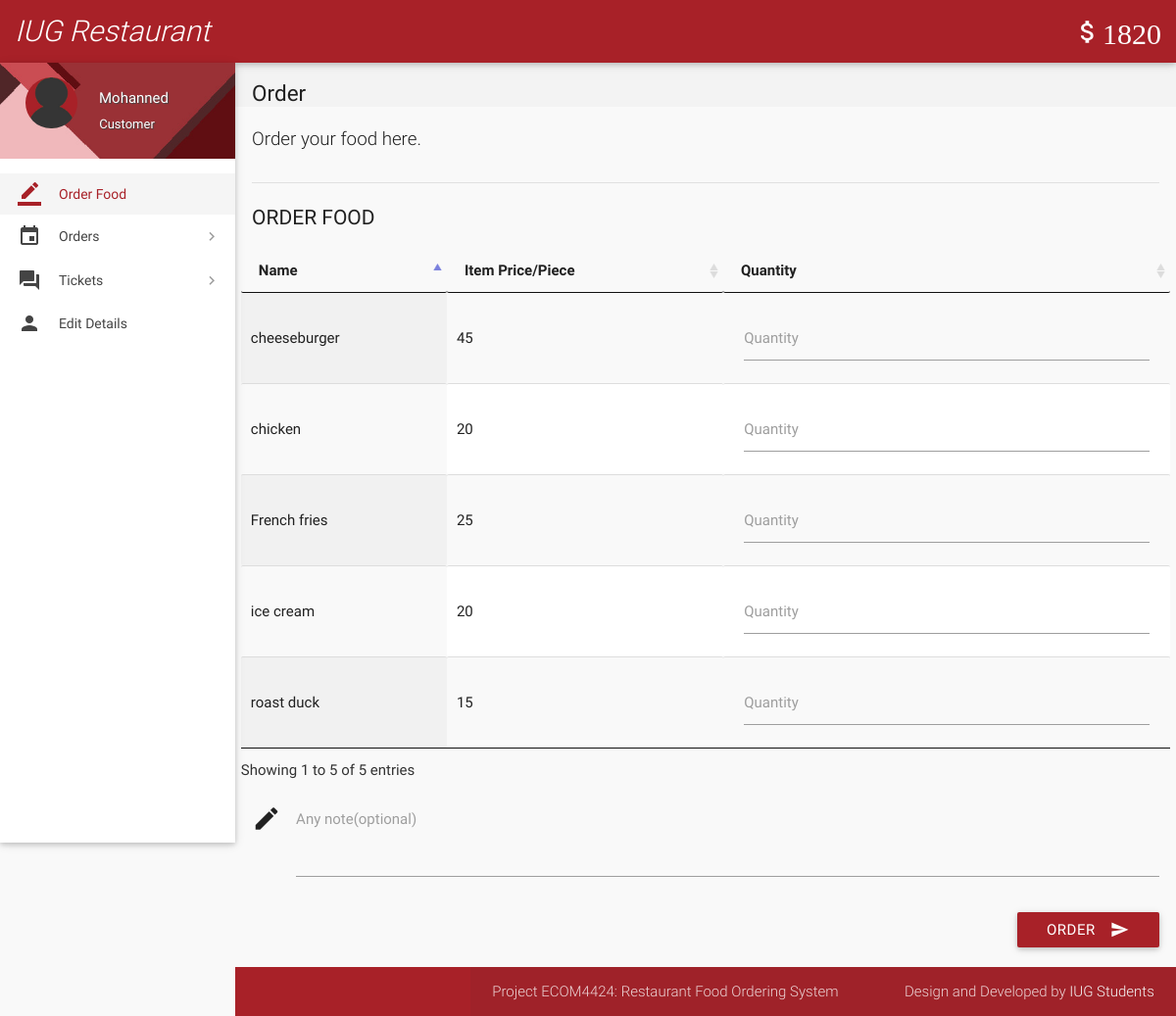
Page /index.php (signed in) on the earlier database version.
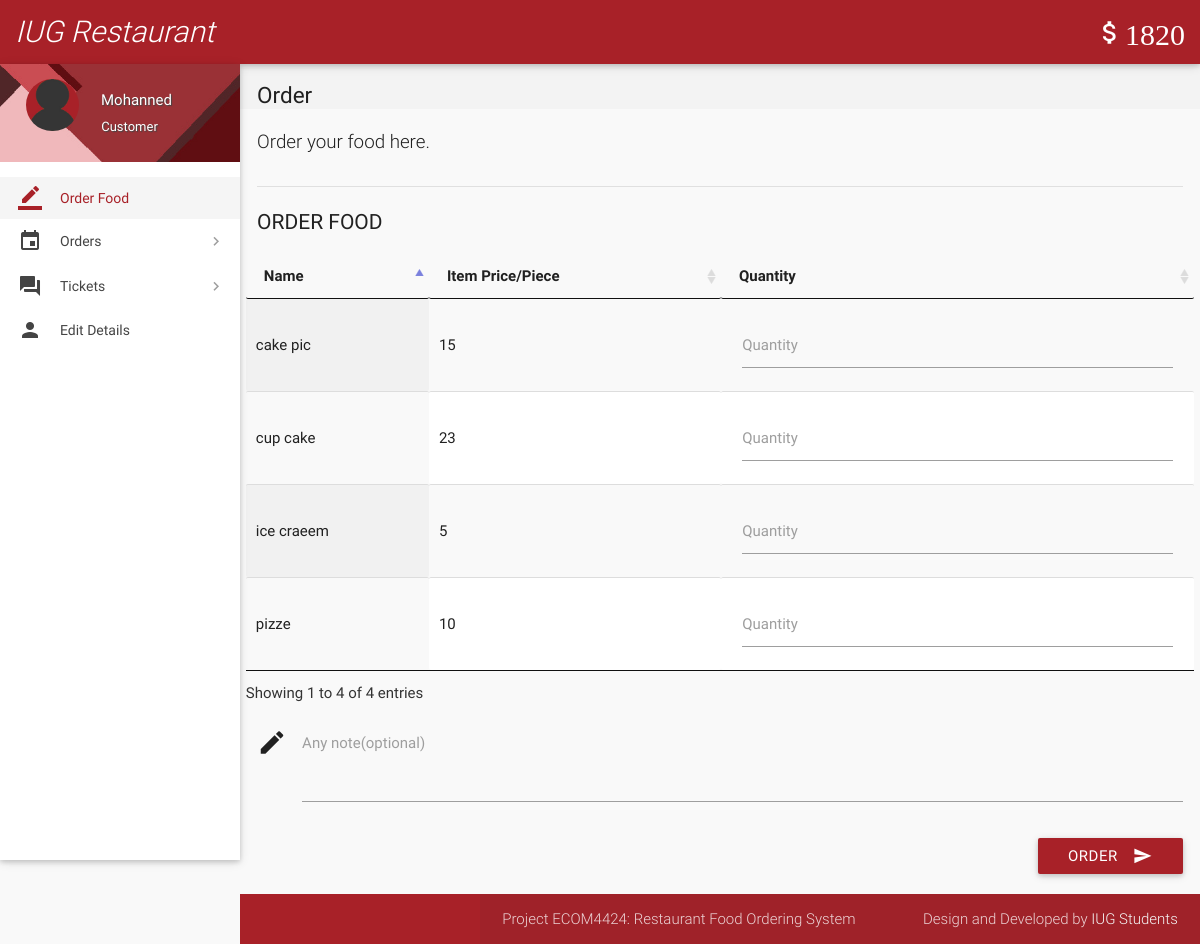
Same page on the later database version.
### tables this page shows
CREATE TABLE `wallet_details` (
  `id` int(11) NOT NULL,
  `wallet_id` int(11) NOT NULL,
  `number` varchar(16) NOT NULL,
  `cvv` int(3) NOT NULL,
  `balance` int(11) NOT NULL DEFAULT 2000
);

CREATE TABLE `items` (
  `id` int(11) NOT NULL,
  `name` varchar(20) NOT NULL,
  `price` int(11) NOT NULL,
  `deleted` tinyint(4) NOT NULL DEFAULT 0
);

### includes/wallet.php (called while the page is built)
<?php
$user_id=$_SESSION['user_id'];
$sql = mysqli_query($con, "SELECT * FROM wallet where customer_id = $user_id");
while($row1 = mysqli_fetch_array($sql)){
$wallet_id = $row1['id'];
}
$sql = mysqli_query($con, "SELECT * FROM wallet_details where wallet_id = $wallet_id");
while($row1 = mysqli_fetch_array($sql)){
$balance = $row1['balance'];
}
?>

### includes/connect.php (called while the page is built, shortened)
<?php
$name = $_SESSION['name'];
$role = $_SESSION['role'];
?>

### index.php (the view, shortened to what this page needs)
<?php
include 'includes/connect.php';
include 'includes/wallet.php';
	if($_SESSION['customer_sid']==session_id())
	{
		?>
<!DOCTYPE html>
<html lang="en">
<head>
  <link href="css/materialize.min.css" type="text/css" rel="stylesheet" media="screen,projection">
  <link href="css/style.min.css" type="text/css" rel="stylesheet" media="screen,projection">
  <link href="css/custom/custom.min.css" type="text/css" rel="stylesheet" media="screen,projection">
  <link href="js/plugins/perfect-scrollbar/perfect-scrollbar.css" type="text/css" rel="stylesheet" media="screen,projection">
  <link href="js/plugins/data-tables/css/jquery.dataTables.min.css" type="text/css" rel="stylesheet" media="screen,projection">
</head>
<body>
  <header id="header" class="page-topbar">
        <div class="navbar-fixed">
            <nav class="navbar-color">
                <div class="nav-wrapper">
                    <ul class="left">
                      <li><a href="#" class="waves-effect waves-block waves-light"> <i  class="light" ><?php echo "IUG Restaurant" ;?></i></a>
                          </li>
                    </ul>
                    <ul class="right hide-on-med-and-down">
                        <li><a href="#" class="waves-effect waves-block waves-light"><i class="mdi-editor-attach-money"><?php echo $balance;?></i></a>
                        </li>
                    </ul>
                </div>
            </nav>
        </div>
  </header>
  <div id="main">
    <div class="wrapper">
      <aside id="left-sidebar-nav">
        <ul id="slide-out" class="side-nav fixed leftside-navigation">
            <li class="user-details cyan darken-2">
            <div class="row">
                <div class="col col s4 m4 l4">
                    <img src="images/avatar.jpg" alt="" class="circle responsive-img valign profile-image">
                </div>
                <div class="col col s8 m8 l8">
                    <a class="btn-flat dropdown-button waves-effect waves-light white-text profile-btn" href="#" data-activates="profile-dropdown"><?php echo $name;?> <i class="mdi-navigation-arrow-drop-down right"></i></a>
                    <p class="user-roal"><?php echo $role;?></p>
                </div>
            </div>
            </li>
            <li class="bold active"><a href="index.php" class="waves-effect waves-cyan"><i class="mdi-editor-border-color"></i> Order Food</a>
            </li>
                <li class="no-padding">
                    <ul class="collapsible collapsible-accordion">
                        <li class="bold"><a class="collapsible-header waves-effect waves-cyan"><i class="mdi-editor-insert-invitation"></i> Orders</a>
                        </li>
                    </ul>
                </li>
                <li class="no-padding">
                    <ul class="collapsible collapsible-accordion">
                        <li class="bold"><a class="collapsible-header waves-effect waves-cyan"><i class="mdi-action-question-answer"></i> Tickets</a>
                        </li>
                    </ul>
                </li>
            <li class="bold"><a href="details.php" class="waves-effect waves-cyan"><i class="mdi-social-person"></i> Edit Details</a>
            </li>
        </ul>
        </aside>
      <section id="content">
        <div id="breadcrumbs-wrapper">
          <div class="container">
            <div class="row">
              <div class="col s12 m12 l12">
                <h5 class="breadcrumbs-title">Order</h5>
              </div>
            </div>
          </div>
        </div>
        <div class="container">
          <p class="caption">Order your food here.</p>
          <div class="divider"></div>
		  <form class="formValidate" id="formValidate" method="post" action="place-order.php" novalidate="novalidate">
            <div class="row">
              <div class="col s12 m4 l3">
                <h4 class="header">Order Food</h4>
              </div>
              <div>
                  <table id="data-table-customer" class="responsive-table display" cellspacing="0">
                    <thead>
                      <tr>
                        <th>Name</th>
                        <th>Item Price/Piece</th>
                        <th>Quantity</th>
                      </tr>
                    </thead>
                    <tbody>
				<?php
				$result = mysqli_query($con, "SELECT * FROM items where not deleted;");
				while($row = mysqli_fetch_array($result))
				{
					echo '<tr><td>'.$row["name"].'</td><td>'.$row["price"].'</td>';
					echo '<td><div class="input-field col s12"><label for='.$row["id"].' class="">Quantity</label>';
					echo '<input id="'.$row["id"].'" name="'.$row['id'].'" type="text" data-error=".errorTxt'.$row["id"].'"><div class="errorTxt'.$row["id"].'"></div></td></tr>';
				}
				?>
                    </tbody>
</table>
              </div>
			  <div class="input-field col s12">
              <i class="mdi-editor-mode-edit prefix"></i>
              <textarea id="description" name="description" class="materialize-textarea"></textarea>
              <label for="description" class="">Any note(optional)</label>
			  </div>
			  <div>
			  <div class="input-field col s12">
                              <button class="btn cyan waves-effect waves-light right" type="submit" name="action">Order
                                <i class="mdi-content-send right"></i>
                              </button>
                            </div>
            </div>
			</form>
          </div>
        </div>
  </div>
    <footer class="page-footer">
      <div class="footer-copyright">
        <div class="container">
          <span>Project ECOM4424: Restaurant Food Ordering System  </span>
          <span class="right"> Design and Developed by <a class="grey-text text-lighten-4" href="#">IUG Students</a></span>
          </div>
      </div>
    </footer>
</body>
</html>
<?php
	}
?>

Differences in the rows shown:
removed items: name "French fries", price "25"
removed items: name "cheeseburger", price "45"
removed items: name "chicken", price "20"
removed items: name "roast duck", price "15"
removed items: name "ice cream", price "20"
added items: name "ice craeem", price "5"
added items: name "pizze", price "10"
added items: name "cake pic", price "15"
added items: name "cup cake", price "23"
Other differences:
text written by a page script: "Showing 1 to 5 of 5 entries" → "Showing 1 to 4 of 4 entries"
